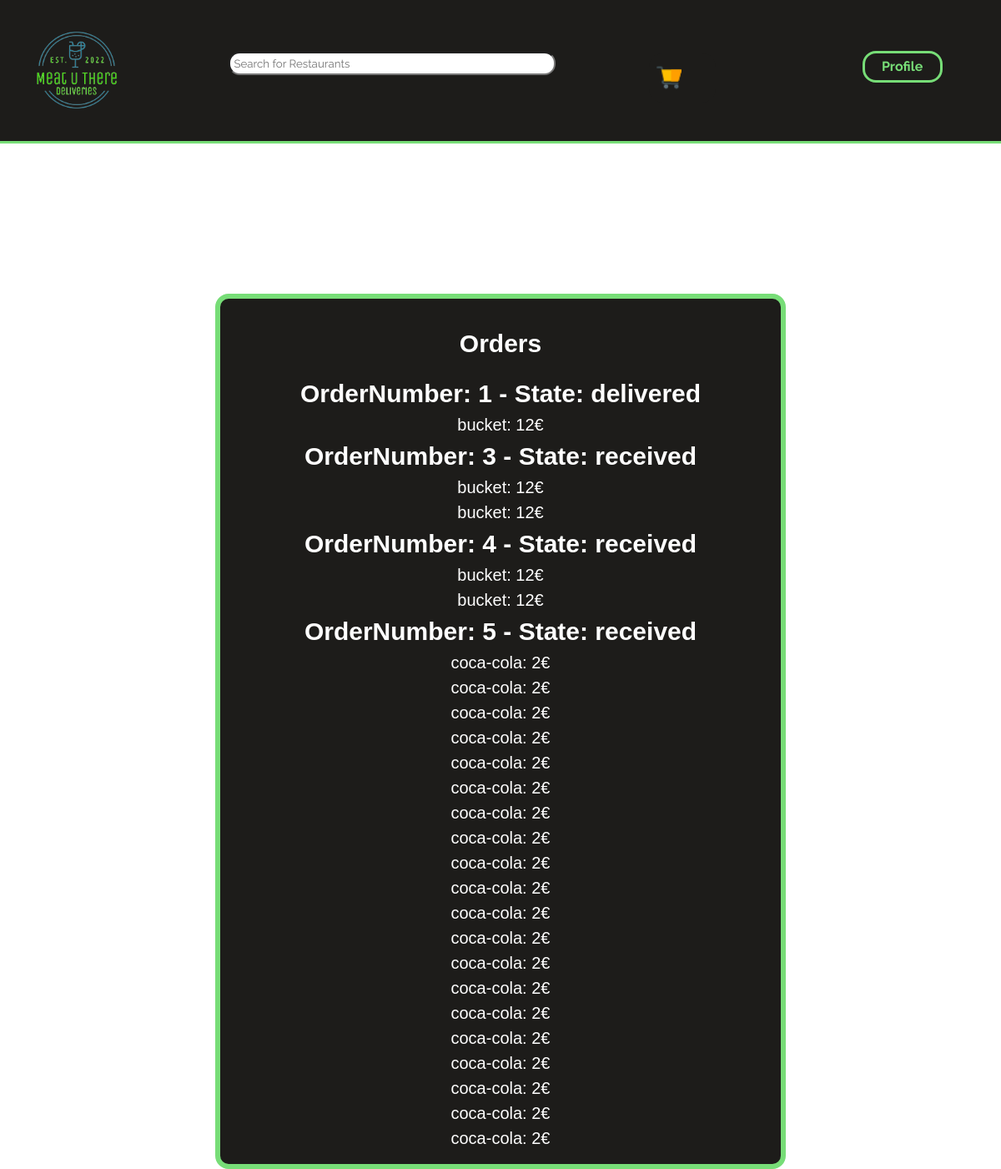
Page /orders.php (signed in) on the committed database.
### tables this page shows
CREATE TABLE Request(
    idRequest INTEGER PRIMARY KEY,
    orderState VARCHAR,
    idUser REFERENCES User
);

CREATE TABLE RequestDishes(
    idRequestDish INTEGER,
    idRequest INTEGER REFERENCES Request ON DELETE CASCADE,
    idDish INTEGER REFERENCES Dish ON DELETE CASCADE,
    PRIMARY KEY(idRequestDish)
);

CREATE TABLE Dish(
    idDish INTEGER PRIMARY KEY AUTOINCREMENT,
    name VARCHAR,
    price INTEGER,
    idDishCategory INTEGER REFERENCES DishCategory,
    idRestaurant INTEGER REFERENCES Restaurant
);

### database/users.php (called while the page is built, shortened)
<?php
    function getUserInfo($db){
        $stmt = $db->prepare('SELECT *
                              FROM User
                              WHERE username=:username');
        $stmt->bindParam(':username',$_SESSION['username']);
        $stmt->execute();
        $stmt = $stmt->fetch();
        return $stmt;
    }
?>

### database/restaurants.php (called while the page is built, shortened)
<?php
    function getDishInfo($db,$dish_id){
        $stmt = $db->prepare('  SELECT *
                                FROM Dish
                                WHERE idDish=:idDish');
        $stmt->bindParam(':idDish',$dish_id);
        $stmt->execute();
        $stmt = $stmt->fetch();
        return $stmt;
    }
    function getRequests($db,$user_id){
        $stmt = $db->prepare('SELECT *
                              FROM Request WHERE idUser=:user_id');
        $stmt->bindParam(':user_id',$user_id);
        $stmt->execute();
        $stmt = $stmt->fetchAll();
        return $stmt;
    }
    function getRequestDishes($db,$idRequest){
        $stmt = $db->prepare('SELECT idDish
                              FROM RequestDishes WHERE idRequest=:idRequest');
        $stmt->bindParam(':idRequest',$idRequest);
        $stmt->execute();
        $stmt = $stmt->fetchAll();
        return $stmt;
    }
?>

### orders.php (the view, shortened to what this page needs)
<?php
    require_once("templates/common.php");
    require_once("database/connection.php");
    require_once("database/restaurants.php");
    require_once("database/users.php");
    $db=getDatabaseConnection();
    $userInfo = getUserInfo($db,$_SESSION["username"]);
    $requests = getRequests($db,$userInfo['idUser']);
?>
<menu>
    <h2>Orders</h2>
    <ul>
    <?php foreach($requests as $request){ ?>
            <ul id="OrderNumber"><h1>OrderNumber: <?=$request['idRequest']?> - <?="State: ".$request['orderState']?></h1>
                <?php $requestDishes = getRequestDishes($db,$request['idRequest'])?>
                <?php foreach($requestDishes as $dish){?>
                <li>
                    <?php $dishInfo = getDishInfo($db, $dish['idDish']) ?>
                    <p><?=$dishInfo['name']?>:<?=" ".$dishInfo['price']?>€</p>
                </li>
                <?php } ?>
            <ul>
        <?php } ?>
    </ul>
</menu>

### styles/common.css (style rules this page uses)
* { padding: 0; margin: 0; font-family: 'Raleway', sans-serif; }
body { font-family: "IBM Plex Mono", 'Courier New', monospace; background-color: white; width:100%; align-items: center; justify-content: center; min-height:100%; }

### styles/orders.css (style rules this page uses)
body { background-image:url("../imgs/hamburger_background"); background-size:cover; width:100% }
menu { width: 250px; padding: 1em; border:0.4em solid #77DD77; background-color: #1D1C1A; border-radius:1em; width: 40em; height: 10em; display:table; margin:auto; margin-top:15%; }
menu p { font: 400 20px/1.5 Helvetica, Verdana, sans-serif; margin: 0; color:white; }
menu h2 { font: 400 30px/1.5 Helvetica, Verdana, sans-serif; margin: 0; padding: 0; color:white; padding: 0.5em; justify-content: center; display: flex; font-weight: bold; }
menu ul h1 { font: 400 30px/1.5 Helvetica, Verdana, sans-serif; margin: 0; padding: 0; color:white; justify-content: center; display: flex; font-weight: bold; }
menu ul { list-style-type: none; margin: 0; padding: 0; }
menu ul li { display: flex; justify-content: center; font: 200 20px/1.5 Helvetica, Verdana, sans-serif; }

### rows in the picture
request: idRequest "1", orderState "delivered"
requestdishes: idDish.name "bucket", idDish.price "12"
request: idRequest "3", orderState "received"
requestdishes: idDish.name "bucket", idDish.price "12"
request: idRequest "4", orderState "received"
request: idRequest "5", orderState "received"
requestdishes: idDish.name "coca-cola", idDish.price "2"
requestdishes: idDish.name "coca-cola", idDish.price "2"
requestdishes: idDish.name "coca-cola", idDish.price "2"
requestdishes: idDish.name "coca-cola", idDish.price "2"
requestdishes: idDish.name "coca-cola", idDish.price "2"
requestdishes: idDish.name "coca-cola", idDish.price "2"
requestdishes: idDish.name "coca-cola", idDish.price "2"
requestdishes: idDish.name "coca-cola", idDish.price "2"
requestdishes: idDish.name "coca-cola", idDish.price "2"
requestdishes: idDish.name "coca-cola", idDish.price "2"
requestdishes: idDish.name "coca-cola", idDish.price "2"
requestdishes: idDish.name "coca-cola", idDish.price "2"
requestdishes: idDish.name "coca-cola", idDish.price "2"
requestdishes: idDish.name "coca-cola", idDish.price "2"
requestdishes: idDish.name "coca-cola", idDish.price "2"
requestdishes: idDish.name "coca-cola", idDish.price "2"
requestdishes: idDish.name "coca-cola", idDish.price "2"
requestdishes: idDish.name "coca-cola", idDish.price "2"
requestdishes: idDish.name "coca-cola", idDish.price "2"
requestdishes: idDish.name "coca-cola", idDish.price "2"
